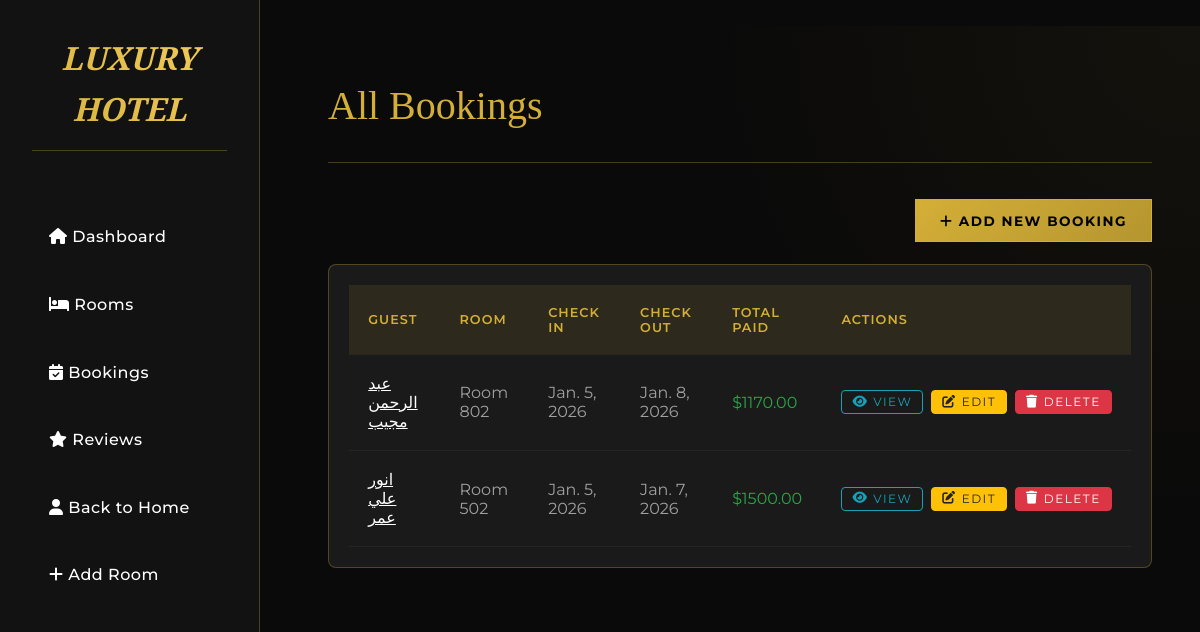
The page /bookings/ (signed in) on the database its author committed.
### hotel/models.py (models this page shows, shortened)
class Booking(models.Model):
    guest_name = models.CharField(max_length=100)
    room = models.ForeignKey(Room, on_delete=models.CASCADE)
    check_in_date = models.DateField()
    check_out_date = models.DateField()
    created_at = models.DateTimeField(auto_now_add=True)

class Room(models.Model):
    ROOM_TYPES = [
        ('SINGLE', 'Single'),
        ('DOUBLE', 'Double'),
        ('SUITE', 'Suite'),
    ]
    number = models.CharField(max_length=10, unique=True)
    room_type = models.CharField(max_length=20, choices=ROOM_TYPES)
    price_per_night = models.DecimalField(max_digits=10, decimal_places=2)
    capacity = models.IntegerField()
    description = models.TextField(blank=True)
    is_occupied = models.BooleanField(default=False)
    image = models.ImageField(upload_to='rooms/', blank=True, null=True)

class Payment(models.Model):
    booking = models.ForeignKey(Booking, on_delete=models.CASCADE)
    amount = models.DecimalField(max_digits=10, decimal_places=2)
    date = models.DateTimeField(auto_now_add=True)
    payment_method = models.CharField(max_length=50)

### hotel/views.py (the view)
# urls.py: path('bookings/', views.booking_list, name='booking_list'),
@login_required(login_url='login')
def booking_list(request):
    if request.user.is_staff:
        bookings = Booking.objects.all().order_by('-created_at')
    else:
        messages.error(request, "Access restricted to Admins.")
        return redirect('room_list')
    return render(request, 'hotel/booking_list.html', {'bookings': bookings})

### templates/hotel/booking_list.html (shortened to what this page needs)
﻿{% extends 'base.html' %}
{% block header %}All Bookings{% endblock %}
{% block content %}
{% if user.is_authenticated %}
<div class="action-bar" style="margin-bottom: 2rem; text-align: right;">
    <a href="{% url 'booking_create' %}" class="btn btn-primary" style="background-color: #d4af37; border-color: #d4af37; color: #000; font-weight: bold;">
        <i class="fas fa-plus"></i> Add New Booking
    </a>
</div>
{% endif %}
<div class="table-container" style="background: #1a1a1a; padding: 20px; border-radius: 8px;">
    <table class="table table-dark table-hover" style="width: 100%;">
        <thead>
            <tr>
                <th style="color: #d4af37;">Guest</th>
                <th style="color: #d4af37;">Room</th>
                <th style="color: #d4af37;">Check In</th>
                <th style="color: #d4af37;">Check Out</th>
                <th style="color: #d4af37;">Total Paid</th>
                <th style="color: #d4af37;">Actions</th>
            </tr>
        </thead>
        <tbody>
            {% for booking in bookings %}
            <tr>
                <td><a href="{% url 'booking_detail' booking.pk %}" style="color: #fff; text-decoration: underline;">{{ booking.guest_name }}</a></td>
                <td>Room {{ booking.room.number }}</td>
                <td>{{ booking.check_in_date }}</td>
                <td>{{ booking.check_out_date }}</td>
                <td style="color: #28a745;">
                    {% with payment=booking.payment_set.first %}
                        {% if payment %}${{ payment.amount }}{% else %}-{% endif %}
                    {% endwith %}
                </td>
                <td>
                    <div style="display: flex; gap: 0.5rem;">
                        <a href="{% url 'booking_detail' booking.pk %}" class="btn btn-xs btn-outline-info" style="border: 1px solid #17a2b8; color: #17a2b8; background: transparent;">
                            <i class="fas fa-eye"></i> View
                        </a>
                        {% if user.is_authenticated %}
                            <a href="{% url 'booking_update' booking.pk %}" class="btn btn-xs btn-warning" style="background-color: #ffc107; border-color: #ffc107; color: #212529;">
                                <i class="fas fa-edit"></i> Edit
                            </a>
                            <a href="{% url 'booking_delete' booking.pk %}" class="btn btn-xs btn-danger" style="background-color: #dc3545; border-color: #dc3545; color: #fff;">
                                <i class="fas fa-trash"></i> Delete
                            </a>
                        {% endif %}
                    </div>
                </td>
            </tr>
            {% empty %}
            <tr><td colspan="6" class="text-center">No bookings found.</td></tr>
            {% endfor %}
        </tbody>
    </table>
</div>
{% endblock %}

### static/css/style.css (style rules this page uses)
:root { --primary-gold: #D4AF37; --primary-gold-dim: #b5952f; --primary-gold-bright: #f3ce5e; --bg-dark: #0a0a0a; --surface-dark: #121212; --surface-light: #1e1e1e; --text-main: #f0f0f0; --text-muted: #a0a0a0; --border-gold: rgba(212, 175, 55, 0.3); --shadow-gold: 0 4px 20px rgba(212, 175, 55, 0.1); --radius: 8px; --transition: all 0.3s ease; }
* { margin: 0; padding: 0; box-sizing: border-box; }
body { background-color: var(--bg-dark); color: var(--text-main); font-family: 'Montserrat', sans-serif; line-height: 1.6; }
a { text-decoration: none; color: inherit; transition: var(--transition); }
.table-container { background: var(--surface-light); border-radius: var(--radius); border: 1px solid var(--border-gold); overflow: hidden; }
table { width: 100%; border-collapse: collapse; }
th, td { padding: 1.2rem; text-align: left; border-bottom: 1px solid rgba(255, 255, 255, 0.05); }
th { background-color: rgba(212, 175, 55, 0.1); color: var(--primary-gold); font-weight: 600; text-transform: uppercase; font-size: 0.8rem; letter-spacing: 1px; }
td { color: var(--text-muted); }
.btn { padding: 0.8rem 1.5rem; border-radius: 0; border: 1px solid transparent; cursor: pointer; font-family: 'Montserrat', sans-serif; font-size: 0.85rem; text-transform: uppercase; letter-spacing: 1.5px; transition: var(--transition); text-align: center; background: transparent; }
.btn-primary { background: linear-gradient(135deg, var(--primary-gold), var(--primary-gold-dim)); color: var(--bg-dark); font-weight: 600; }
.btn-danger { border-color: #d63031; color: #d63031; }
.btn { transition: all 0.3s ease !important; position: relative; overflow: hidden; }
.btn-xs { padding: 2px 10px !important; font-size: 0.75rem !important; line-height: 1.5; border-radius: 4px; display: inline-flex; align-items: center; gap: 5px; }
.btn-xs i { font-size: 0.8rem; }

### rows shown on the page
Booking: guest_name "عبد الرحمن مجيب", room.number "802", check_in_date "Jan. 5, 2026", check_out_date "Jan. 8, 2026", payment_set.first.amount "1170.00"
Booking: guest_name "انور علي عمر", room.number "502", check_in_date "Jan. 5, 2026", check_out_date "Jan. 7, 2026", payment_set.first.amount "1500.00"
